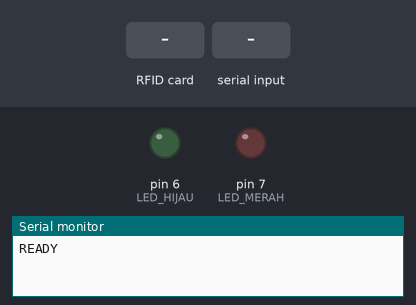
The sketch below on a simulated Arduino Uno, built with avr-gcc and run on an emulated ATmega328P. Shown: output pins drawn as LEDs (lit = HIGH), the last lines printed to the serial monitor. Inputs (shaded band) come from the test bench. Pins used as bus, display or sensor lines are not drawn.

Above: at 1.2 s.
1.3 s: RFID card 5E 7A 19 C4 held to the reader
2.8 s: "OK\n" received over Serial
At 3.7 s:
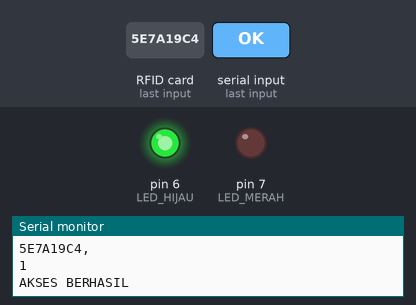
Timing chart, 0 to 7.3 s (numbered marks = the images above; inputs shaded):
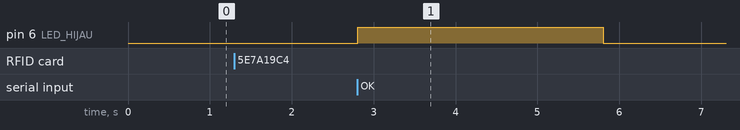

The sketch:

sketch.ino
```cpp
#include <SPI.h>
#include <MFRC522.h>

#define LOCKER_ID 1

#define SS_PIN 10
#define RST_PIN 9

#define LED_HIJAU 6
#define LED_MERAH 7

MFRC522 rfid(SS_PIN, RST_PIN);

String uidString = "";
bool waitingResponse = false;

// =========================
// FUNCTION OUTPUT
// =========================

void aksesBerhasil() {
  Serial.println("AKSES BERHASIL");

  digitalWrite(LED_HIJAU, HIGH);
  delay(3000);
  digitalWrite(LED_HIJAU, LOW);
}

void aksesGagal() {
  Serial.println("AKSES GAGAL");

  digitalWrite(LED_MERAH, HIGH);
  delay(3000);
  digitalWrite(LED_MERAH, LOW);
}

void setup() {
  Serial.begin(9600);
  SPI.begin();
  rfid.PCD_Init();

  pinMode(LED_HIJAU, OUTPUT);
  pinMode(LED_MERAH, OUTPUT);

  digitalWrite(LED_HIJAU, LOW);
  digitalWrite(LED_MERAH, LOW);

  Serial.println("READY");
}

void loop() {

  // === BACA RFID ===
  if (!rfid.PICC_IsNewCardPresent()) return;
  if (!rfid.PICC_ReadCardSerial()) return;

  uidString = "";

  for (byte i = 0; i < rfid.uid.size; i++) {
    uidString += String(rfid.uid.uidByte[i], HEX);
  }

  uidString.toUpperCase();

  Serial.print(uidString);
  Serial.println(",");
  Serial.println(LOCKER_ID);

  waitingResponse = true;

  // stop reading
  rfid.PICC_HaltA();

  // === TUNGGU RESPON DARI PYTHON ===
  unsigned long startTime = millis();

  while (waitingResponse) {
    if (Serial.available()) {
      String response = Serial.readStringUntil('\n');
      response.trim();

      if (response == "OK") {
        aksesBerhasil();
      } else if (response == "FAIL") {
        aksesGagal();
      }

      waitingResponse = false;
    }
    if (millis() - startTime > 10000) {
    Serial.println("TIMEOUT");
    waitingResponse = false;
  }
}

}
```

Measured:
- after the input at 2.8 s, pin 6 (LED_HIJAU): LOW → HIGH at once, → LOW 3.0 s later
